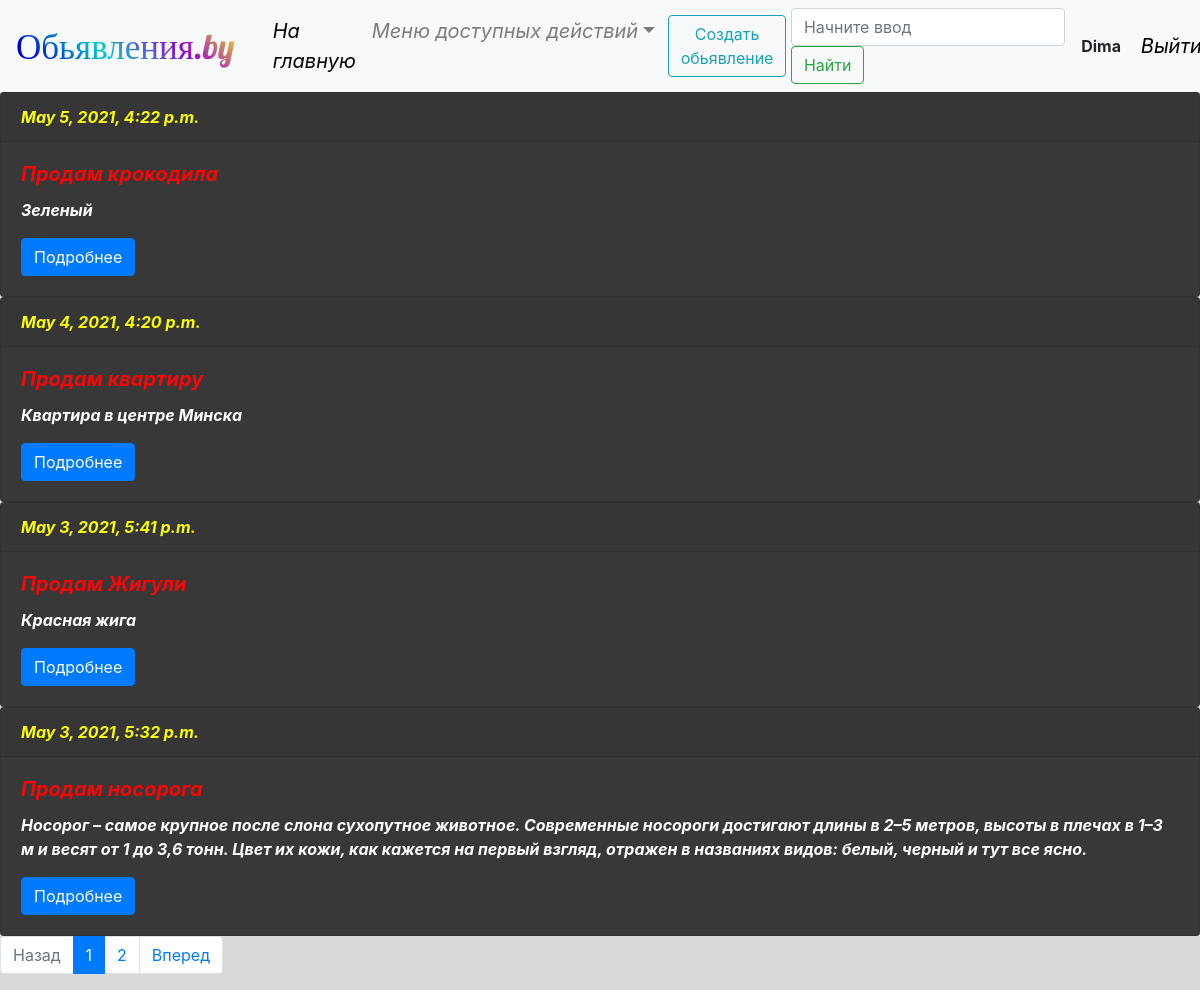
Screenshot of / (signed in) with the database file from the repository.
### main/models.py (models this page shows, shortened)
class Advert(models.Model):
    title = models.CharField(verbose_name='заглавие', max_length=50)
    text = models.TextField(verbose_name='Текст обьявления', null=True)
    phone = models.CharField(verbose_name='Телефон', max_length=15, null=True, blank=True)
    email = models.EmailField(verbose_name='правильный Email-адрес', max_length=30, null=True)
    date = models.DateTimeField(auto_now_add=True)
    gallery = models.ForeignKey(Gallery, verbose_name='Галерея', on_delete=models.CASCADE, null=True, blank=True)
    user = models.ForeignKey(User, verbose_name='Пользователь', on_delete=models.CASCADE)
    class Meta:
        verbose_name = 'Обьявление'
        verbose_name_plural = 'Обьявления'
        ordering = ['-date']
    def get_detailUrl(self):
        return reverse('adv_detail', kwargs={'pk': self.pk})

### main/views.py (the view)
# urls.py: path('', AdvertListView.as_view(), name='adv_list'),
class AdvertListView(generic.ListView):
    template_name = 'main/advertlist.html'
    context_object_name = 'adv'
    paginate_by = 4
    def get_queryset(self):
        if self.request.GET.get('val'):
            value = self.request.GET.get('val')
            queryset = Advert.objects.filter(Q(text__contains=value) | Q(title__contains=value))
        else:
            queryset = Advert.objects.all()
        return queryset
    def get_context_data(self, *, object_list=None, **kwargs):
        context = super().get_context_data(**kwargs)
        val = self.request.GET.get('val')
        context['search'] = val
        return context

### templates/main/advertlist.html
{% extends 'base.html' %}
{% block content %}
{% for item in adv %}
<div id="fff" class="card">
    <div id="ff2" class="card-header">{{ item.date }}</div>
    <div class="card-body">
        <h5 id="ff1" class="card-title">{{ item.title }}</h5>
        <p class="final">{{ item.text }}</p>
        <a href="{{ item.get_detailUrl }}" class="btn btn-primary">Подробнее</a>
    </div>
</div>
{% endfor %}
{% include 'paginator.html' %}
{% endblock %}

### templates/base.html (shortened to what this page needs)
<!DOCTYPE html>
{% load static %}
<html lang="en">
<head>
    <link rel="stylesheet" href="https://stackpath.bootstrapcdn.com/bootstrap/4.4.1/css/bootstrap.min.css"
>
    <link rel="stylesheet" href="{% static 'css/base.css' %}">
</head>
<body style="background-color: #d9d9d9;">
<nav class="navbar navbar-expand-lg navbar-light bg-light">
    <a class="logo" href="#">Обьявления.by</a>
    <div class="collapse navbar-collapse" id="navbarSupportedContent">
        <ul class="navbar-nav mr-auto">
            <li class="nav-item active">
                <a id="a" class="nav-link" href="{% url 'adv_list' %}">На главную<span class="sr-only">(current)</span></a>
            </li>
            {% if user.is_authenticated %}
            <li id="e" class="nav-item dropdown">
                <a class="nav-link dropdown-toggle" href="#" id="navbarDropdown" role="button" data-toggle="dropdown"
                   aria-haspopup="true" aria-expanded="false">Меню доступных действий</a>
            </li>
            {% endif %}
        </ul>
        {% if user.is_authenticated %}
        <a href="{% url 'adv_create' %}" type="button" class="btn btn-outline-info">Создать обьявление</a>
        {% endif %}
        <form class="form-inline my-2 my-lg-0" action="{% url 'adv_list' %}" method="get">
            <input class="form-control mr-sm-2" name="val" type="search" placeholder="Начните ввод" aria-label="Search">
            <button class="btn btn-outline-success my-2 my-sm-0" type="submit">Найти</button>
        </form>
        {% if user.is_authenticated %}
        <span><b> &nbsp;{{ user.username }}&nbsp; </b></span>
        <a id="d" class="nav-link" href="{% url 'account_logout' %}">Выйти</a>
        {% else %}
        <a id="b" class="nav-link" href="{% url 'account_login' %}">Вход</a>
        <a id="c" class="nav-link" href="{% url 'account_signup' %}">Регистрация</a>
        {% endif %}
    </div>
</nav>
{% block content %}
{% endblock %}
</body>
</html>

### static/css/base.css (style rules this page uses)
.logo { font-family: "Lobster", cursive; background: linear-gradient(45deg, #0000CD 10%,#00CED1,#9400D3,#FFFF00); -webkit-background-clip: text; -webkit-text-fill-color: transparent; color: #0000CD; display: table; font-size: 35px; }
#a { font-style: italic; font-size: 20px; color: #000000; margin-left:30px; }
#d { font-style: italic; font-size: 20px; color: #000000; }
#e { font-style: italic; font-size: 20px; }
#fff { background: #383838; }
#ff1 { color:#f70707; font-style: italic; font-weight: bold; }
#ff2 { color:#fbff00; font-style: italic; font-weight: bold; }
.final { color:#fff; font-style: italic; font-weight: bold; }

### rows the page displays
Advert: date "May 5, 2021, 4:22 p.m.", title "Продам крокодила", text "Зеленый"
Advert: date "May 4, 2021, 4:20 p.m.", title "Продам квартиру", text "Квартира в центре Минска"
Advert: date "May 3, 2021, 5:41 p.m.", title "Продам Жигули", text "Красная жига"
Advert: date "May 3, 2021, 5:32 p.m.", title "Продам носорога", text "Носорог – самое крупное после слона сухопутное животное. Современные носороги достигают длины в 2–5 метров, высоты в плечах в 1–3 м и весят от 1 до 3,6 тонн. Цвет их кожи, как кажется на первый взгляд, отражен в названиях видов: белый, черный и тут все ясно."

### other values shown
{{ user.username }} "Dima"
{{ n }} "1"
{{ n }} "2"
